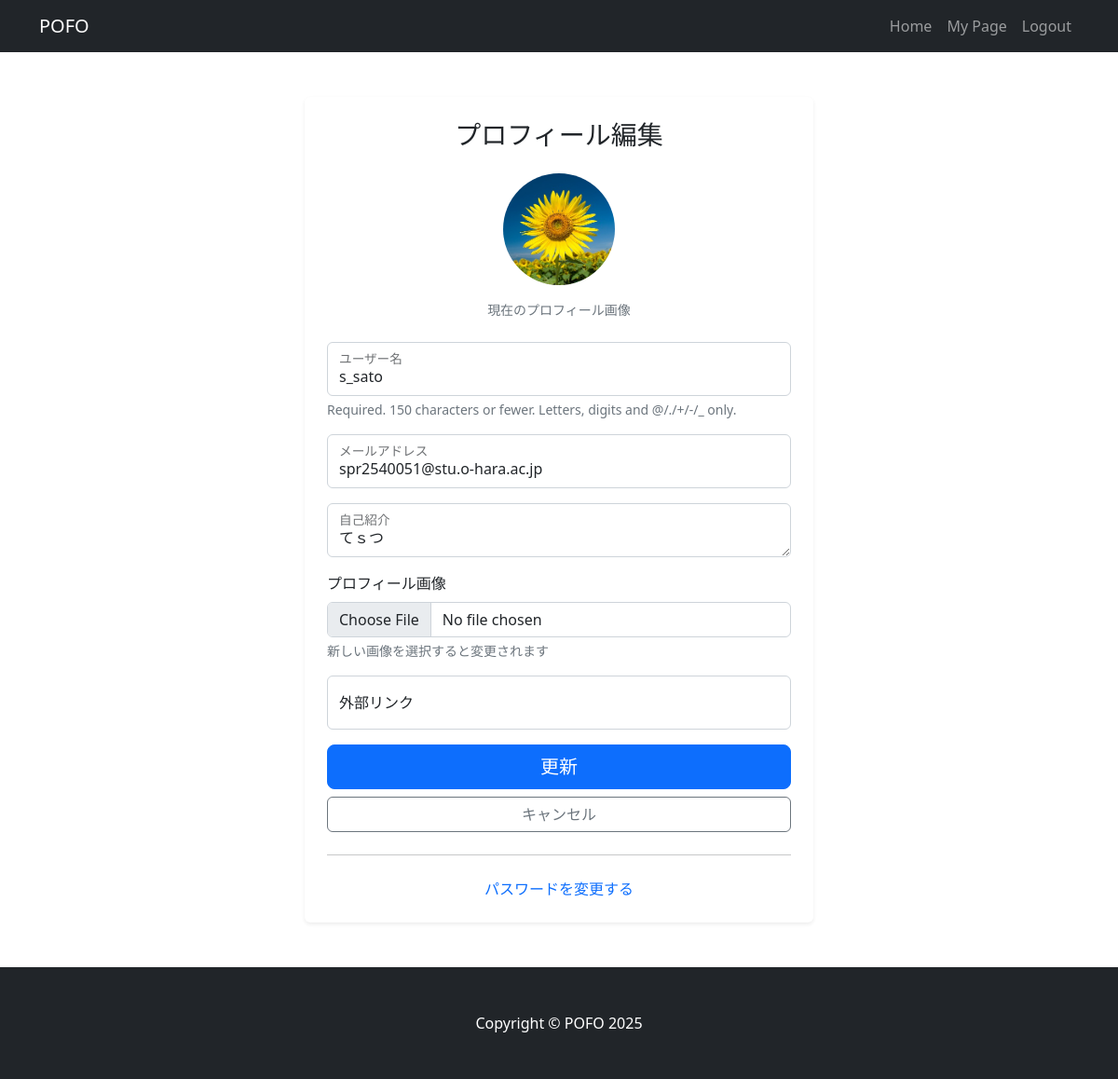
/accounts/profile/edit/ (signed in), run on an earlier commit of the app's database.
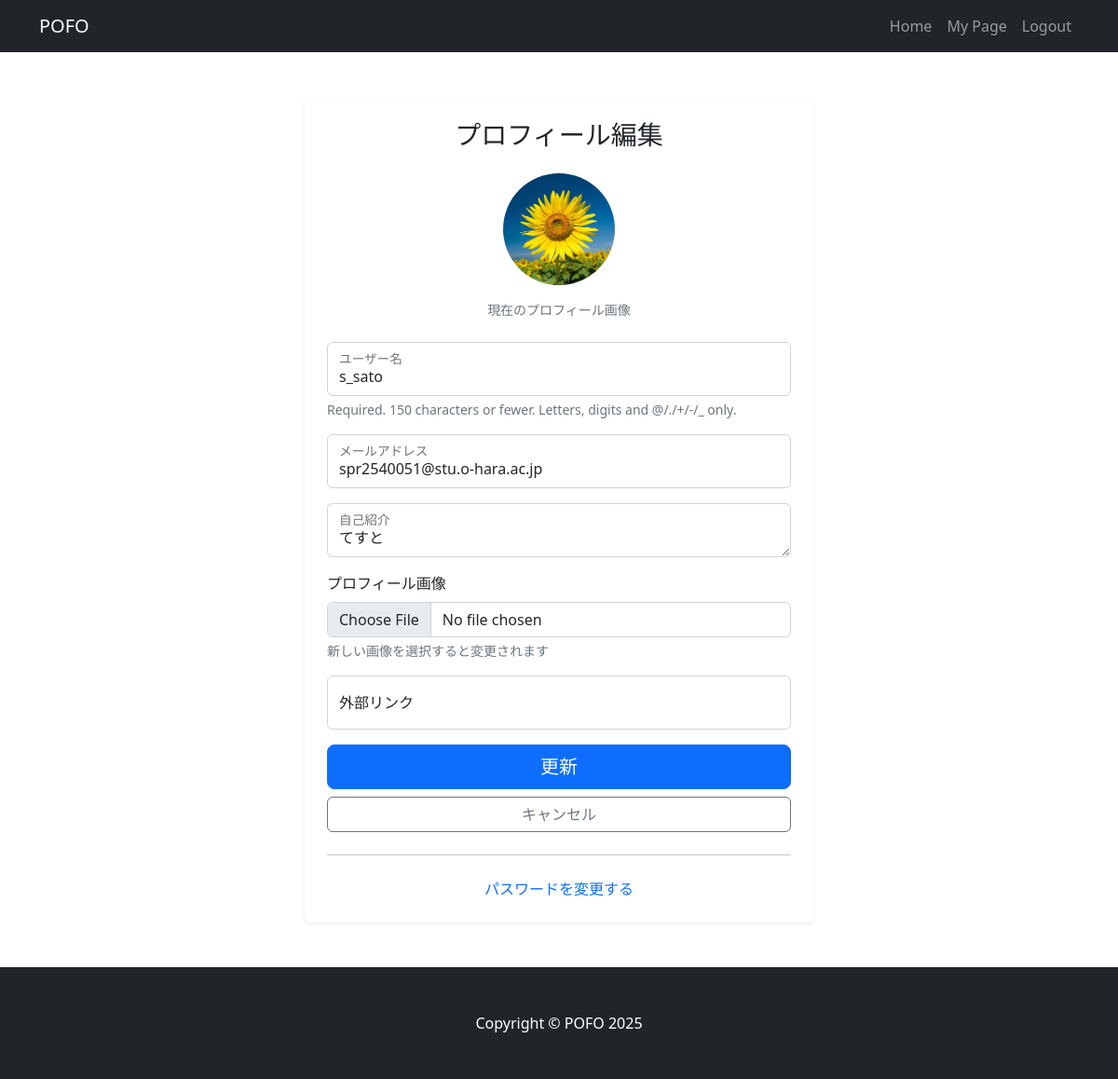
And on a later commit of the database.
### accounts/models.py (models this page shows, shortened)
class CustomUser(AbstractUser):
    bio = models.TextField(blank=True, null=True)
    profile_image = models.ImageField(upload_to='profiles/', blank=True, null=True, default='profiles/default_user.png')
    external_link = models.URLField(blank=True, null=True)

### accounts/views.py (the view)
# urls.py: path('profile/edit/', views.profile_edit, name='profile_edit'),
@login_required
def profile_edit(request):
    if request.method == "POST":
        form = ProfileEditForm(request.POST, request.FILES, instance=request.user)
        if form.is_valid():
            form.save()
            messages.success(request, 'プロフィールを更新しました')
            return redirect("my_page")
    else:
        form = ProfileEditForm(instance=request.user)
    return render(request, "profile_edit.html", {"form": form})

### accounts/forms.py
class ProfileEditForm(forms.ModelForm):
    class Meta:
        model = User
        fields = ('username', 'email', 'bio', 'profile_image', 'external_link')
        widgets = {
            'username': forms.TextInput(attrs={'class': 'form-control', 'placeholder': 'ユーザー名'}),
            'email': forms.EmailInput(attrs={'class': 'form-control', 'placeholder': 'メールアドレス'}),
            'bio': forms.Textarea(attrs={'class': 'form-control', 'placeholder': '自己紹介', 'rows': 4}),
            'profile_image': forms.FileInput(attrs={'class': 'form-control'}),
            'external_link': forms.URLInput(attrs={'class': 'form-control', 'placeholder': 'https://example.com'}),
        }
        labels = {
            'username': 'ユーザー名',
            'email': 'メールアドレス',
            'bio': '自己紹介',
            'profile_image': 'プロフィール画像',
            'external_link': '外部リンク',
        }

### accounts/templates/profile_edit.html (shortened to what this page needs)
{% extends 'base.html' %}
{% load static %}
{% block content %}
<div class="container py-5">
    <div class="row justify-content-center">
        <div class="col-md-8 col-lg-6">
            <div class="card shadow-sm border-0">
                <div class="card-body p-4">
                    <h3 class="card-title text-center mb-4">プロフィール編集</h3>
                    <form method="post" enctype="multipart/form-data">
                        <div class="text-center mb-4">
                            {% if user.profile_image %}
                                <img src="{{ user.profile_image.url }}" class="rounded-circle mb-3" style="width: 120px; height: 120px; object-fit: cover;">
                            {% else %}
                                <img src="{% static 'Portfolio/img/default_user.png' %}" class="rounded-circle mb-3" style="width: 120px; height: 120px; object-fit: cover;">
                            {% endif %}
                            <p class="text-muted small">現在のプロフィール画像</p>
                        </div>
                        {% for field in form %}
                            <div class="mb-3">
                                {% if field.field.widget.input_type == 'file' %}
                                    <label for="{{ field.id_for_label }}" class="form-label">{{ field.label }}</label>
                                    {{ field }}
                                    <div class="form-text">新しい画像を選択すると変更されます</div>
                                {% elif field.field.widget.input_type == 'textarea' %}
                                    <label for="{{ field.id_for_label }}" class="form-label">{{ field.label }}</label>
                                    {{ field }}
                                {% else %}
                                    <div class="form-floating">
                                        {{ field }}
                                        <label for="{{ field.id_for_label }}">{{ field.label }}</label>
                                    </div>
                                {% endif %}
                                {% if field.help_text %}
                                    <div class="form-text">{{ field.help_text }}</div>
                                {% endif %}
                            </div>
                        {% endfor %}
                        <div class="d-grid gap-2 mb-3">
                            <button type="submit" class="btn btn-primary btn-lg">
                                更新
                            </button>
                            <a href="{% url 'my_page' %}" class="btn btn-outline-secondary">
                                キャンセル
                            </a>
                        </div>
                    </form>
                    <hr class="my-4">
                    <div class="text-center">
                        <a href="{% url 'password_reset' %}" class="text-decoration-none">
                            パスワードを変更する
                        </a>
                    </div>
                </div>
            </div>
        </div>
    </div>
</div>
{% endblock %}

What changed in the data, as far as the page shows it:
changed CustomUser "s_sato": bio "てｓつ" → "てすと"
